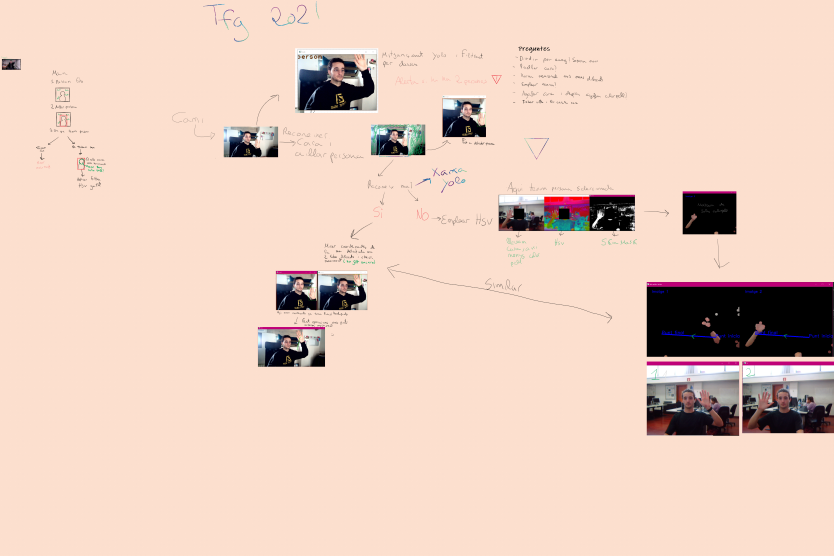
#> input picture MapaConcept..png, 2500 x 1667 px (shown at 1/3 size)
$ python -i detectorCara.py   (imports and definitions only)
#> lines starting #> are read from the running program, lines starting #| are printed output that depends on the picture; after the words box and inside, x2 and y2 are one past the last pixel; in counts of white or black regions, pixels touching at a corner belong together
#> further down, picture is the input picture: shape (1667, 2500, 3); mean B, G, R 191.8, 205.8, 232.8
import cv2
import numpy as np

faceClassif = cv2.CascadeClassifier('haarcascade_frontalface_default.xml')


#   Deteccio de cara, si troba cara la requadra amb en quadrat verd
# [37 lines left out: functions facedetect, facecover, not called in this run]


def facecircle(image):
    """
    Función que crea una mascara circular si detecta una cara en la imagen
    :param image: obeto imagen
    :return: mascara aplicada a la imagen
    """
    faces = faceClassif.detectMultiScale(image,
                                         scaleFactor=1.1,
                                         minNeighbors=5,

                                         minSize=(30, 30),
                                         maxSize=(200, 200))
#> faces = [[1383, 313, 42, 42], [880, 837, 39, 39], [1016, 844, 34, 34], [847, 1013, 34, 34], [2038, 1176, 51, 51], [990, 189, 56, 56], [2324, 1176, 50, 50], [909, 992, 60, 60]]

    for (x, y, w, h) in faces:
        marginX = int(x / 10)
        marginY = int(y / 10)
#> this loop made 8 passes
#> (x, y, w, h, marginX, marginY) on passes 1 to 8: (1383, 313, 42, 42, 138, 31), (880, 837, 39, 39, 88, 83), (1016, 844, 34, 34, 101, 84), (847, 1013, 34, 34, 84, 101), (2038, 1176, 51, 51, 203, 117), (990, 189, 56, 56, 99, 18), (2324, 1176, 50, 50, 232, 117), (909, 992, 60, 60, 90, 99)
        #center_coordinates = x + w // 2, y + h // 2
        #radius = w // 2  # or can be h / 2 or can be anything based on your requirements
        # cv2.circle(foto, center_coordinates, radius, (0, 0, 100), 0)

    mask = np.zeros(image.shape, dtype=np.uint8)
    cv2.rectangle(mask,  (x + marginX, y + marginY), (x + w - marginX, y + h - marginY), (255, 255, 255), -1)
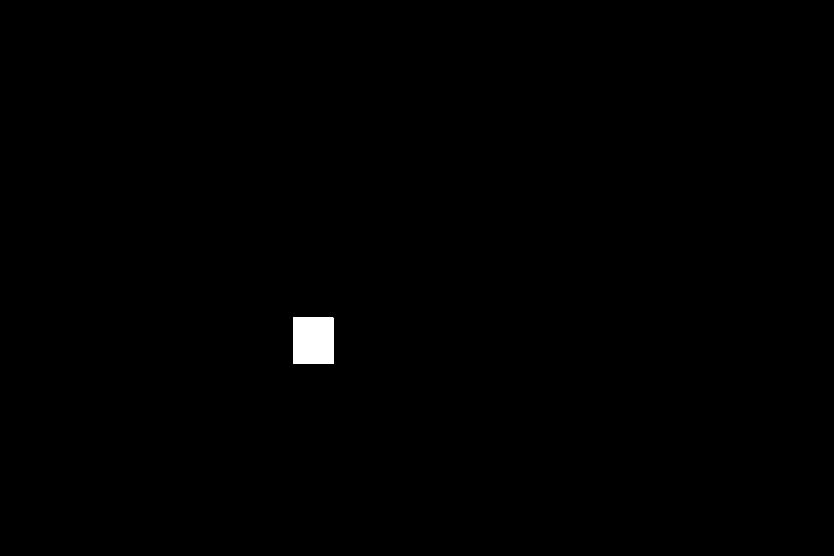
#> mask: shape (1667, 2500, 3) (shown at 1/3 size); 0.4% white; 1 white region, box (x1, y1, x2, y2) and area: (879, 953, 1000, 1092) 16819

    # Bitwise-and for ROI
    ROI = cv2.bitwise_and(image, mask)

    # Crop mask and turn background white
    mask = cv2.cvtColor(mask, cv2.COLOR_BGR2GRAY)
    #cv2.imshow('mask', mask)
    x, y, w, h = cv2.boundingRect(mask)
#> x = 879; y = 953; w = 121; h = 139
    result = ROI[y:y + h, x:x + w]
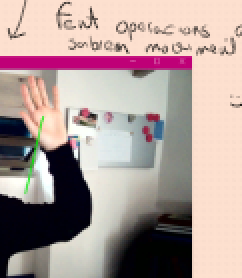
#> result: shape (139, 121, 3) (shown 2 times larger); mean B, G, R 152.8, 156.5, 175.1
    mask = mask[y:y + h, x:x + w]
#> mask: shape (139, 121); every value is 255
    result[mask == 0] = (255, 255, 255)

    return result


# [40 lines left out: functions centresFoto, cropDretaEsq, not called in this run]

>>> import cv2
>>> picture = cv2.imread('../MapaConcept..png')
>>> result = facecircle(picture)
